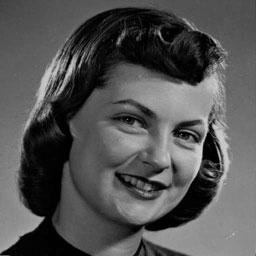
%> input picture segmentation/girlFace.jpg, 256 x 256 px
$ octave thresholdImage.m   (GNU Octave 9; MATLAB toolbox functions it lacks are replaced by stand-ins)
%> lines starting %> are read from the running program, lines starting %| are printed output that depends on the picture; in (x1, y1, x2, y2) boxes, pixels count from 0 and x2, y2 are one past the last pixel; in counts of white or black regions, pixels touching at a corner belong together; the program's own positions count from 1
### segmentation/threshold.m
function B = threshold(img, k)
% img is the original image we want to segment
% k is the threshold we choose
% B is the binary result of the segmentation

[M, N] = size(img) ;

B = zeros(M,N, 'uint8') ;

for i=1:M
    for j=1:N
        if(img(i,j) >= k) % if the pixel intensity value is above the threshold, we set his value to 255
            B(i,j) = 255 ;
        else % if not, the pixel will be black
            B(i,j) = 0;
        end
    end
end

B = uint8(B) ;

end

### segmentation/thresholdImage.m
clear all ;

A = imread('girlFace.jpg');
%> A is the input picture: size 256x256 uint8; min 0, max 219, mean 83.6

[M,N] = size(A);
%> M = 256; N = 256
fig1 = figure('position', [0, 0, 1400, 400]) ; % plot the original image to compare
subplot(2,6,3)
imshow(A);
title('Image origin') ;
k=7 ;

for i = 35:10:85 % we plot results for different threshold values
    B = threshold(A,i) ;

    subplot(2,6,k)
    imshow(B) ;
    title(['Threshold = ' num2str(i) ]);
    k=k+1 ;

end
%> this loop made 6 passes
%> pass 1, `B = threshold(A,i) ;`:
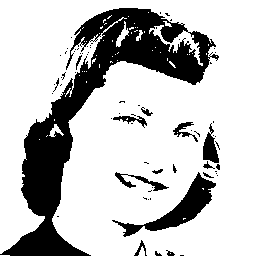
%> B: size 256x256 uint8; 76.2% white; 69 black regions (53 under 20 px), largest, box (x1, y1, x2, y2) and area: (0, 8, 219, 256) 12564, (112, 172, 216, 237) 1633, (203, 123, 219, 163) 345
%> pass 2, `B = threshold(A,i) ;`:
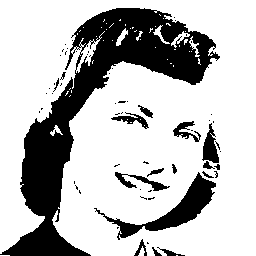
%> B: size 256x256 uint8; 73.7% white; 63 black regions (46 under 20 px), largest, box (x1, y1, x2, y2) and area: (0, 8, 220, 256) 13585, (94, 172, 216, 240) 1846, (202, 123, 219, 163) 373
%> pass 3, `B = threshold(A,i) ;`:
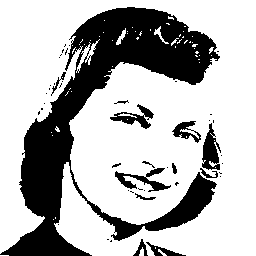
%> B: size 256x256 uint8; 71.1% white; 47 black regions (33 under 20 px), largest, box (x1, y1, x2, y2) and area: (0, 7, 220, 256) 16657, (202, 123, 221, 170) 501, (115, 168, 171, 192) 457
%> after the loop, k = 13
%> after the loop:
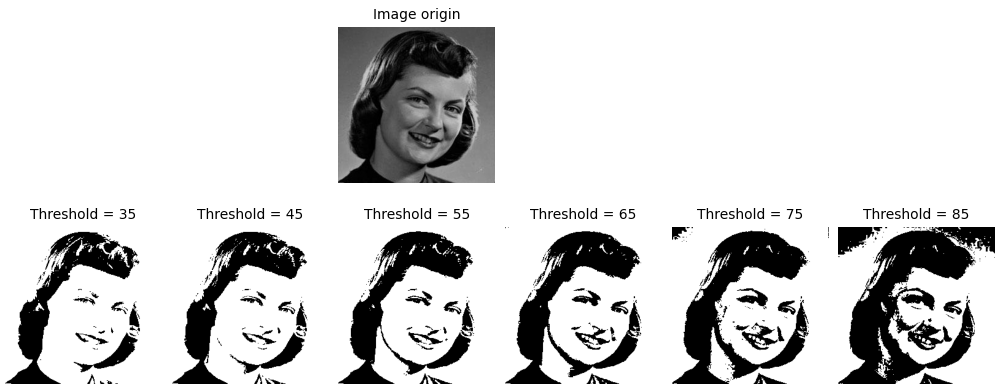
%> figure redrawn from the program's plot data, 7 panels

saveas(gcf, 'Q2C_Result', 'jpg');

%BW = roipoly(A) ; % I create my ground truth segmentation using roipoly, the result is in 'BinaryThreshold.jpg'

fig2 = figure ; % we plot the binary threshold I obtained
imshow('BinaryThreshold.jpg') , title('Binary threshold obtained using roipoly') ;
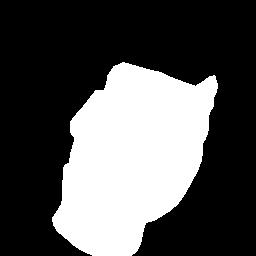
%> input picture segmentation/BinaryThreshold.jpg, 256 x 256 px
